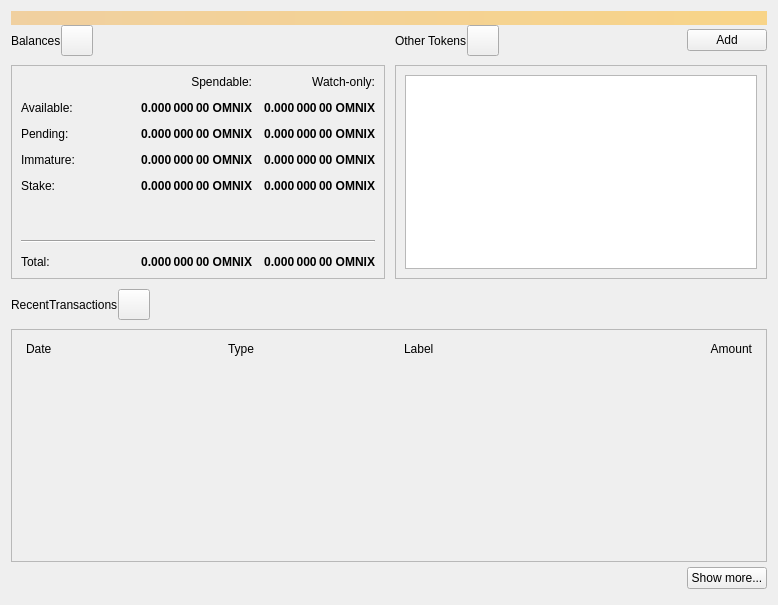
<?xml version="1.0" encoding="UTF-8"?>
<ui version="4.0">
 <class>OverviewPage</class>
 <widget class="QWidget" name="OverviewPage">
  <property name="geometry">
   <rect>
    <x>0</x>
    <y>0</y>
    <width>778</width>
    <height>605</height>
   </rect>
  </property>
  <property name="windowTitle">
   <string>Form</string>
  </property>
  <layout class="QVBoxLayout" name="topLayout">
   <property name="spacing">
    <number>0</number>
   </property>
   <item>
    <widget class="QLabel" name="labelAlerts">
     <property name="visible">
      <bool>false</bool>
     </property>
     <property name="styleSheet">
      <string notr="true">QLabel { background-color: qlineargradient(x1: 0, y1: 0, x2: 1, y2: 0, stop:0 #F0D0A0, stop:1 #F8D488); color:#000000; }</string>
     </property>
     <property name="wordWrap">
      <bool>true</bool>
     </property>
     <property name="margin">
      <number>3</number>
     </property>
     <property name="textInteractionFlags">
      <set>Qt::TextSelectableByMouse</set>
     </property>
    </widget>
   </item>
   <item>
    <layout class="QGridLayout" name="gridLayout_2">
     <item row="0" column="2">
      <layout class="QHBoxLayout" name="horizontalLayout_4">
       <property name="bottomMargin">
        <number>9</number>
       </property>
       <item>
        <widget class="QLabel" name="labelTokens">
         <property name="text">
          <string>Other Tokens</string>
         </property>
        </widget>
       </item>
       <item>
        <widget class="QToolButton" name="labelTokenStatus">
         <property name="toolTip">
          <string>The displayed information may be out of date. Your wallet automatically synchronizes with the Omnix network after a connection is established, but this process has not completed yet.</string>
         </property>
         <property name="text">
          <string/>
         </property>
         <property name="iconSize">
          <size>
           <width>24</width>
           <height>24</height>
          </size>
         </property>
         <property name="flat" stdset="0">
          <bool>false</bool>
         </property>
        </widget>
       </item>
       <item>
        <spacer name="horizontalSpacer_7">
         <property name="orientation">
          <enum>Qt::Horizontal</enum>
         </property>
         <property name="sizeHint" stdset="0">
          <size>
           <width>40</width>
           <height>20</height>
          </size>
         </property>
        </spacer>
       </item>
       <item>
        <widget class="QPushButton" name="buttonAddToken">
         <property name="text">
          <string>Add</string>
         </property>
        </widget>
       </item>
      </layout>
     </item>
     <item row="1" column="2">
      <widget class="QFrame" name="frameOtherTokens">
       <property name="minimumSize">
        <size>
         <width>0</width>
         <height>100</height>
        </size>
       </property>
       <property name="frameShape">
        <enum>QFrame::StyledPanel</enum>
       </property>
       <property name="frameShadow">
        <enum>QFrame::Raised</enum>
       </property>
       <layout class="QVBoxLayout" name="verticalLayout_10">
        <item>
         <widget class="QListView" name="listTokens">
          <property name="enabled">
           <bool>true</bool>
          </property>
         </widget>
        </item>
       </layout>
      </widget>
     </item>
     <item row="1" column="0">
      <widget class="QFrame" name="frameBalances">
       <property name="frameShape">
        <enum>QFrame::StyledPanel</enum>
       </property>
       <property name="frameShadow">
        <enum>QFrame::Raised</enum>
       </property>
       <layout class="QVBoxLayout" name="verticalLayout_4">
        <item>
         <layout class="QGridLayout" name="gridLayout">
          <property name="spacing">
           <number>12</number>
          </property>
          <item row="2" column="3">
           <widget class="QLabel" name="labelWatchPending">
            <property name="font">
             <font>
              <weight>75</weight>
              <bold>true</bold>
             </font>
            </property>
            <property name="cursor">
             <cursorShape>IBeamCursor</cursorShape>
            </property>
            <property name="toolTip">
             <string>Unconfirmed transactions to watch-only addresses</string>
            </property>
            <property name="text">
             <string notr="true">0.000 000 00 OMNIX</string>
            </property>
            <property name="alignment">
             <set>Qt::AlignRight|Qt::AlignTrailing|Qt::AlignVCenter</set>
            </property>
            <property name="textInteractionFlags">
             <set>Qt::LinksAccessibleByMouse|Qt::TextSelectableByKeyboard|Qt::TextSelectableByMouse</set>
            </property>
           </widget>
          </item>
          <item row="2" column="2">
           <widget class="QLabel" name="labelUnconfirmed">
            <property name="font">
             <font>
              <weight>75</weight>
              <bold>true</bold>
             </font>
            </property>
            <property name="cursor">
             <cursorShape>IBeamCursor</cursorShape>
            </property>
            <property name="toolTip">
             <string>Total of transactions that have yet to be confirmed, and do not yet count toward the spendable balance</string>
            </property>
            <property name="text">
             <string notr="true">0.000 000 00 OMNIX</string>
            </property>
            <property name="alignment">
             <set>Qt::AlignRight|Qt::AlignTrailing|Qt::AlignVCenter</set>
            </property>
            <property name="textInteractionFlags">
             <set>Qt::LinksAccessibleByMouse|Qt::TextSelectableByKeyboard|Qt::TextSelectableByMouse</set>
            </property>
           </widget>
          </item>
          <item row="3" column="2">
           <widget class="QLabel" name="labelImmature">
            <property name="font">
             <font>
              <weight>75</weight>
              <bold>true</bold>
             </font>
            </property>
            <property name="cursor">
             <cursorShape>IBeamCursor</cursorShape>
            </property>
            <property name="toolTip">
             <string>Mined balance that has not yet matured</string>
            </property>
            <property name="text">
             <string notr="true">0.000 000 00 OMNIX</string>
            </property>
            <property name="alignment">
             <set>Qt::AlignRight|Qt::AlignTrailing|Qt::AlignVCenter</set>
            </property>
            <property name="textInteractionFlags">
             <set>Qt::LinksAccessibleByMouse|Qt::TextSelectableByKeyboard|Qt::TextSelectableByMouse</set>
            </property>
           </widget>
          </item>
          <item row="3" column="0">
           <widget class="QLabel" name="labelImmatureText">
            <property name="text">
             <string>Immature:</string>
            </property>
           </widget>
          </item>
          <item row="0" column="3">
           <widget class="QLabel" name="labelWatchonly">
            <property name="text">
             <string>Watch-only:</string>
            </property>
            <property name="alignment">
             <set>Qt::AlignRight|Qt::AlignTrailing|Qt::AlignVCenter</set>
            </property>
           </widget>
          </item>
          <item row="1" column="0">
           <widget class="QLabel" name="labelBalanceText">
            <property name="text">
             <string>Available:</string>
            </property>
           </widget>
          </item>
          <item row="1" column="2">
           <widget class="QLabel" name="labelBalance">
            <property name="font">
             <font>
              <weight>75</weight>
              <bold>true</bold>
             </font>
            </property>
            <property name="cursor">
             <cursorShape>IBeamCursor</cursorShape>
            </property>
            <property name="toolTip">
             <string>Your current spendable balance</string>
            </property>
            <property name="text">
             <string notr="true">0.000 000 00 OMNIX</string>
            </property>
            <property name="alignment">
             <set>Qt::AlignRight|Qt::AlignTrailing|Qt::AlignVCenter</set>
            </property>
            <property name="textInteractionFlags">
             <set>Qt::LinksAccessibleByMouse|Qt::TextSelectableByKeyboard|Qt::TextSelectableByMouse</set>
            </property>
           </widget>
          </item>
          <item row="1" column="3">
           <widget class="QLabel" name="labelWatchAvailable">
            <property name="font">
             <font>
              <weight>75</weight>
              <bold>true</bold>
             </font>
            </property>
            <property name="cursor">
             <cursorShape>IBeamCursor</cursorShape>
            </property>
            <property name="toolTip">
             <string>Your current balance in watch-only addresses</string>
            </property>
            <property name="text">
             <string notr="true">0.000 000 00 OMNIX</string>
            </property>
            <property name="alignment">
             <set>Qt::AlignRight|Qt::AlignTrailing|Qt::AlignVCenter</set>
            </property>
            <property name="textInteractionFlags">
             <set>Qt::LinksAccessibleByMouse|Qt::TextSelectableByKeyboard|Qt::TextSelectableByMouse</set>
            </property>
           </widget>
          </item>
          <item row="2" column="0">
           <widget class="QLabel" name="labelPendingText">
            <property name="text">
             <string>Pending:</string>
            </property>
           </widget>
          </item>
          <item row="0" column="2">
           <widget class="QLabel" name="labelSpendable">
            <property name="text">
             <string>Spendable:</string>
            </property>
            <property name="alignment">
             <set>Qt::AlignRight|Qt::AlignTrailing|Qt::AlignVCenter</set>
            </property>
           </widget>
          </item>
          <item row="4" column="0">
           <widget class="QLabel" name="labelStakeText">
            <property name="text">
             <string>Stake:</string>
            </property>
           </widget>
          </item>
          <item row="4" column="2">
           <widget class="QLabel" name="labelStake">
            <property name="font">
             <font>
              <weight>75</weight>
              <bold>true</bold>
             </font>
            </property>
            <property name="text">
             <string>0.000 000 00 OMNIX</string>
            </property>
            <property name="alignment">
             <set>Qt::AlignRight|Qt::AlignTrailing|Qt::AlignVCenter</set>
            </property>
            <property name="textInteractionFlags">
             <set>Qt::LinksAccessibleByMouse|Qt::TextSelectableByKeyboard|Qt::TextSelectableByMouse</set>
            </property>
           </widget>
          </item>
          <item row="4" column="3">
           <widget class="QLabel" name="labelWatchStake">
            <property name="font">
             <font>
              <weight>75</weight>
              <bold>true</bold>
             </font>
            </property>
            <property name="text">
             <string>0.000 000 00 OMNIX</string>
            </property>
            <property name="alignment">
             <set>Qt::AlignRight|Qt::AlignTrailing|Qt::AlignVCenter</set>
            </property>
            <property name="textInteractionFlags">
             <set>Qt::LinksAccessibleByMouse|Qt::TextSelectableByKeyboard|Qt::TextSelectableByMouse</set>
            </property>
           </widget>
          </item>
          <item row="3" column="3">
           <widget class="QLabel" name="labelWatchImmature">
            <property name="font">
             <font>
              <weight>75</weight>
              <bold>true</bold>
             </font>
            </property>
            <property name="cursor">
             <cursorShape>IBeamCursor</cursorShape>
            </property>
            <property name="toolTip">
             <string>Mined balance in watch-only addresses that has not yet matured</string>
            </property>
            <property name="text">
             <string notr="true">0.000 000 00 OMNIX</string>
            </property>
            <property name="alignment">
             <set>Qt::AlignRight|Qt::AlignTrailing|Qt::AlignVCenter</set>
            </property>
            <property name="textInteractionFlags">
             <set>Qt::LinksAccessibleByMouse|Qt::TextSelectableByKeyboard|Qt::TextSelectableByMouse</set>
            </property>
           </widget>
          </item>
          <item row="7" column="3">
           <widget class="QLabel" name="labelWatchTotal">
            <property name="font">
             <font>
              <weight>75</weight>
              <bold>true</bold>
             </font>
            </property>
            <property name="cursor">
             <cursorShape>IBeamCursor</cursorShape>
            </property>
            <property name="toolTip">
             <string>Current total balance in watch-only addresses</string>
            </property>
            <property name="text">
             <string notr="true">0.000 000 00 OMNIX</string>
            </property>
            <property name="alignment">
             <set>Qt::AlignRight|Qt::AlignTrailing|Qt::AlignVCenter</set>
            </property>
            <property name="textInteractionFlags">
             <set>Qt::LinksAccessibleByMouse|Qt::TextSelectableByKeyboard|Qt::TextSelectableByMouse</set>
            </property>
           </widget>
          </item>
          <item row="5" column="0" colspan="4">
           <spacer name="verticalSpacer">
            <property name="orientation">
             <enum>Qt::Vertical</enum>
            </property>
            <property name="sizeHint" stdset="0">
             <size>
              <width>20</width>
              <height>40</height>
             </size>
            </property>
           </spacer>
          </item>
          <item row="7" column="2">
           <widget class="QLabel" name="labelTotal">
            <property name="font">
             <font>
              <weight>75</weight>
              <bold>true</bold>
             </font>
            </property>
            <property name="cursor">
             <cursorShape>IBeamCursor</cursorShape>
            </property>
            <property name="toolTip">
             <string>Your current total balance</string>
            </property>
            <property name="text">
             <string notr="true">0.000 000 00 OMNIX</string>
            </property>
            <property name="alignment">
             <set>Qt::AlignRight|Qt::AlignTrailing|Qt::AlignVCenter</set>
            </property>
            <property name="textInteractionFlags">
             <set>Qt::LinksAccessibleByMouse|Qt::TextSelectableByKeyboard|Qt::TextSelectableByMouse</set>
            </property>
           </widget>
          </item>
          <item row="0" column="1" rowspan="5">
           <spacer name="horizontalSpacer_5">
            <property name="orientation">
             <enum>Qt::Horizontal</enum>
            </property>
            <property name="sizeHint" stdset="0">
             <size>
              <width>40</width>
              <height>20</height>
             </size>
            </property>
           </spacer>
          </item>
          <item row="7" column="0">
           <widget class="QLabel" name="labelTotalText">
            <property name="text">
             <string>Total:        </string>
            </property>
           </widget>
          </item>
          <item row="6" column="0" colspan="4">
           <widget class="Line" name="hLine">
            <property name="styleSheet">
             <string notr="true">color: rgb(46, 171, 230);</string>
            </property>
            <property name="orientation">
             <enum>Qt::Horizontal</enum>
            </property>
           </widget>
          </item>
         </layout>
        </item>
       </layout>
      </widget>
     </item>
     <item row="0" column="0">
      <layout class="QHBoxLayout" name="horizontalLayout_2">
       <property name="bottomMargin">
        <number>9</number>
       </property>
       <item>
        <widget class="QLabel" name="labelBalances">
         <property name="text">
          <string>Balances</string>
         </property>
        </widget>
       </item>
       <item>
        <widget class="QToolButton" name="labelWalletStatus">
         <property name="enabled">
          <bool>true</bool>
         </property>
         <property name="toolTip">
          <string>The displayed information may be out of date. Your wallet automatically synchronizes with the Omnix network after a connection is established, but this process has not completed yet.</string>
         </property>
         <property name="text">
          <string/>
         </property>
         <property name="icon">
          <iconset>
           <normaloff>:/icons/warning</normaloff>
           <disabledoff>:/icons/warning</disabledoff>:/icons/warning</iconset>
         </property>
         <property name="iconSize">
          <size>
           <width>24</width>
           <height>24</height>
          </size>
         </property>
         <property name="flat" stdset="0">
          <bool>false</bool>
         </property>
        </widget>
       </item>
       <item>
        <spacer name="horizontalSpacer">
         <property name="orientation">
          <enum>Qt::Horizontal</enum>
         </property>
         <property name="sizeHint" stdset="0">
          <size>
           <width>40</width>
           <height>20</height>
          </size>
         </property>
        </spacer>
       </item>
      </layout>
     </item>
     <item row="0" column="1" rowspan="2">
      <spacer name="horizontalSpacer_4">
       <property name="orientation">
        <enum>Qt::Horizontal</enum>
       </property>
       <property name="sizeType">
        <enum>QSizePolicy::Fixed</enum>
       </property>
       <property name="sizeHint" stdset="0">
        <size>
         <width>10</width>
         <height>20</height>
        </size>
       </property>
      </spacer>
     </item>
    </layout>
   </item>
   <item>
    <spacer name="verticalSpacer_4">
     <property name="orientation">
      <enum>Qt::Vertical</enum>
     </property>
     <property name="sizeType">
      <enum>QSizePolicy::Fixed</enum>
     </property>
     <property name="sizeHint" stdset="0">
      <size>
       <width>20</width>
       <height>10</height>
      </size>
     </property>
    </spacer>
   </item>
   <item>
    <layout class="QHBoxLayout" name="horizontalLayout_6">
     <property name="bottomMargin">
      <number>9</number>
     </property>
     <item>
      <widget class="QLabel" name="labelRecentTransactions">
       <property name="text">
        <string>RecentTransactions</string>
       </property>
      </widget>
     </item>
     <item>
      <widget class="QToolButton" name="labelTransactionsStatus">
       <property name="enabled">
        <bool>true</bool>
       </property>
       <property name="toolTip">
        <string>The displayed information may be out of date. Your wallet automatically synchronizes with the Omnix network after a connection is established, but this process has not completed yet.</string>
       </property>
       <property name="text">
        <string/>
       </property>
       <property name="icon">
        <iconset>
         <normaloff>:/icons/warning</normaloff>
         <disabledoff>:/icons/warning</disabledoff>:/icons/warning</iconset>
       </property>
       <property name="iconSize">
        <size>
         <width>24</width>
         <height>24</height>
        </size>
       </property>
       <property name="flat" stdset="0">
        <bool>false</bool>
       </property>
      </widget>
     </item>
     <item>
      <spacer name="horizontalSpacer_3">
       <property name="orientation">
        <enum>Qt::Horizontal</enum>
       </property>
       <property name="sizeHint" stdset="0">
        <size>
         <width>40</width>
         <height>20</height>
        </size>
       </property>
      </spacer>
     </item>
    </layout>
   </item>
   <item>
    <layout class="QVBoxLayout" name="verticalLayout_3">
     <item>
      <widget class="QFrame" name="frameRecentTransactions">
       <property name="frameShape">
        <enum>QFrame::StyledPanel</enum>
       </property>
       <property name="frameShadow">
        <enum>QFrame::Raised</enum>
       </property>
       <layout class="QVBoxLayout" name="verticalLayout_8">
        <item>
         <layout class="QHBoxLayout" name="horizontalLayout_3">
          <property name="spacing">
           <number>5</number>
          </property>
          <property name="leftMargin">
           <number>5</number>
          </property>
          <property name="rightMargin">
           <number>5</number>
          </property>
          <item>
           <widget class="QLabel" name="labelDate">
            <property name="text">
             <string>Date</string>
            </property>
           </widget>
          </item>
          <item>
           <spacer name="horizontalSpacer_2">
            <property name="orientation">
             <enum>Qt::Horizontal</enum>
            </property>
            <property name="sizeType">
             <enum>QSizePolicy::Fixed</enum>
            </property>
            <property name="sizeHint" stdset="0">
             <size>
              <width>25</width>
              <height>20</height>
             </size>
            </property>
           </spacer>
          </item>
          <item>
           <widget class="QLabel" name="labelType">
            <property name="text">
             <string>Type</string>
            </property>
           </widget>
          </item>
          <item>
           <widget class="QLabel" name="labelAddress">
            <property name="text">
             <string>Label</string>
            </property>
           </widget>
          </item>
          <item>
           <widget class="QLabel" name="labelAmount">
            <property name="text">
             <string>Amount</string>
            </property>
            <property name="alignment">
             <set>Qt::AlignRight|Qt::AlignTrailing|Qt::AlignVCenter</set>
            </property>
           </widget>
          </item>
         </layout>
        </item>
        <item>
         <widget class="QListView" name="listTransactions">
          <property name="styleSheet">
           <string notr="true">QListView { background: transparent; }</string>
          </property>
          <property name="frameShape">
           <enum>QFrame::NoFrame</enum>
          </property>
          <property name="verticalScrollBarPolicy">
           <enum>Qt::ScrollBarAlwaysOff</enum>
          </property>
          <property name="horizontalScrollBarPolicy">
           <enum>Qt::ScrollBarAlwaysOff</enum>
          </property>
         </widget>
        </item>
       </layout>
      </widget>
     </item>
     <item>
      <layout class="QHBoxLayout" name="horizontalLayout">
       <property name="topMargin">
        <number>5</number>
       </property>
       <property name="bottomMargin">
        <number>5</number>
       </property>
       <item>
        <spacer name="horizontalSpacer_6">
         <property name="orientation">
          <enum>Qt::Horizontal</enum>
         </property>
         <property name="sizeHint" stdset="0">
          <size>
           <width>40</width>
           <height>20</height>
          </size>
         </property>
        </spacer>
       </item>
       <item>
        <widget class="QPushButton" name="showMoreButton">
         <property name="text">
          <string>Show more...</string>
         </property>
        </widget>
       </item>
      </layout>
     </item>
    </layout>
   </item>
  </layout>
 </widget>
 <resources/>
 <connections/>
</ui>
